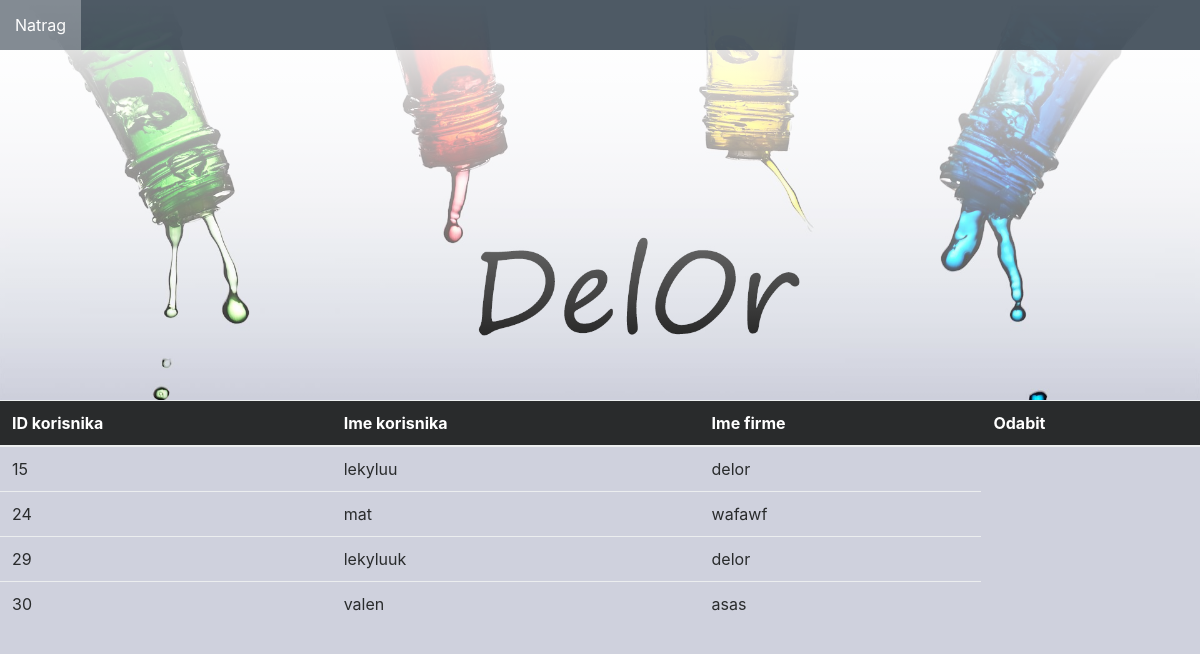
The app's page /public/Admin/urediprofil_a.php, older data.
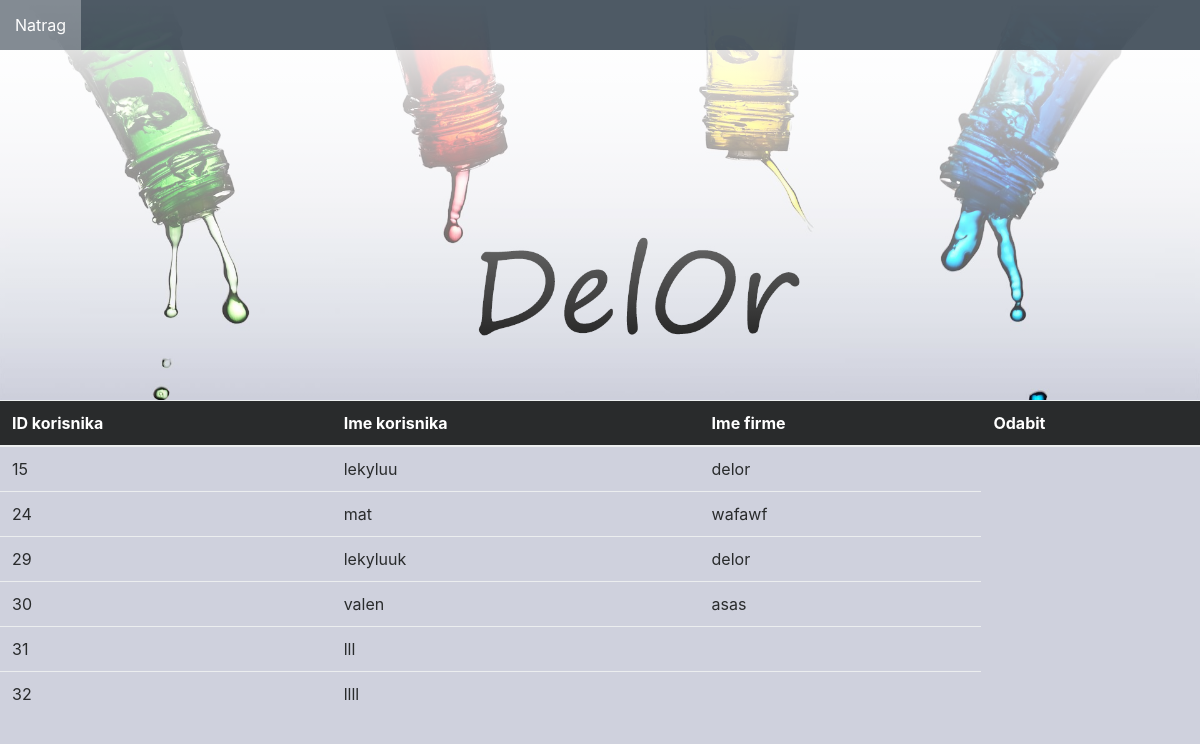
The same page, newer data.
### tables this page shows
CREATE TABLE `korisnik` (
  `id_korisnik` int(11) NOT NULL,
  `korisnicko_ime` varchar(30) NOT NULL,
  `email` varchar(50) NOT NULL,
  `lozinka` varchar(255) NOT NULL,
  `ime_firme` varchar(30) DEFAULT NULL,
  `ime` varchar(20) NOT NULL,
  `prezime` varchar(30) NOT NULL,
  `adresa` varchar(50) DEFAULT NULL,
  `grad` varchar(30) DEFAULT NULL,
  `drzava` varchar(30) DEFAULT NULL,
  `postanski_broj` int(10) DEFAULT NULL,
  `broj_telefona` varchar(13) DEFAULT NULL,
  `faks` int(13) DEFAULT NULL,
  `tip` varchar(234) NOT NULL
);

### public/Admin/urediprofil_a.php (the view, shortened to what this page needs)
<?php
require 'db.php';
$query1 = "SELECT * FROM korisnik ";
$result1 = mysqli_query($mysqli, $query1);
?>
<!DOCTYPE>
<html>
<head>
	<link rel="stylesheet" type="text/css" media="all" href="../../src/css/bootstrap.min.css">
	<link rel="stylesheet" type="text/css" media="all" href="../../src/css/urediprofil_a.css">
</head>
<body>
<nav id="myNavbar" class="navbar fixed-top navbar-toggleable-md navbar-light bg-faded">
		  <div class="collapse navbar-collapse" id="navbarResponsive">
		    <ul class="navbar-nav ml-center">
	          <li class="nav-item option"><a class="nav-link" href="#about">Natrag</a></li>
		    </ul>
		  </div>
		</nav>
	<div class="container-fluid">
		<div id="zaglavlje" class="row">
			<div id="iscezavanjek">
			</div>
		</div>
		<div id="ostatak">
			<div class="row boja">
				<table class="table">
					<thead class="thead-inverse">
						<tr>
							<th>ID korisnika</th>
							<th>Ime korisnika</th>
							<th>Ime firme</th>
							<th> Odabit</th>
						</tr>
					</thead>
					<tbody>
						<?php while($korisnik = mysqli_fetch_array($result1)):?>
						<tr>
							<form method="post" action="urediprofil_a.php">
								<td><input type="hidden" name="id_korisnika" value=" <?php echo $korisnik['id_korisnik'];?> ">  <?php echo $korisnik['id_korisnik'];?></td>
								<td><input type="hidden" name="korisnicko_ime" value=" <?php echo $korisnik['id_korisnik'];?> ">  <?php echo $korisnik['korisnicko_ime'];?></td>
								<td><input type="hidden" name="ime_firme" value=" <?php echo $korisnik['id_korisnik'];?> ">  <?php echo $korisnik['ime_firme'];?></td>
							</form>
						</tr>
						<?php endwhile;?>
					</tbody>
				</table>
			</div>
        </div>
        </div>

### src/css/urediprofil_a.css (style rules this page uses)
html, body { margin: 0; padding: 0; background-color: rgb(207,209,221); }
.container-fluid { margin: 0!important; padding: 0!important; }
.row { margin: 0!important; }
#myNavbar { min-height: 50px; background: #22313f !important; opacity: 0.8; padding: 0!important; transition: .5s ease; }
#navbarResponsive > ul { min-height: 50px; }
.nav-link { color: #FFF!important; cursor: pointer; text-align: center; line-height: 50px; padding: 0 15px !important; }
#zaglavlje { height: 50vh; width: 100%; background: url('../img/pice7.jpg'); background-size: cover; background-repeat: no-repeat; background-position: 50% 80%; }
#iscezavanjek { height: 100%; width: 100%; background-image: linear-gradient(to top, transparent 0%, white 100%); }
#ostatak { height:100%; width: 100%; }

Row changes from the older to the newer data that the page shows:
added korisnik: id_korisnik "31", korisnicko_ime "lll"
added korisnik: id_korisnik "32", korisnicko_ime "llll"
